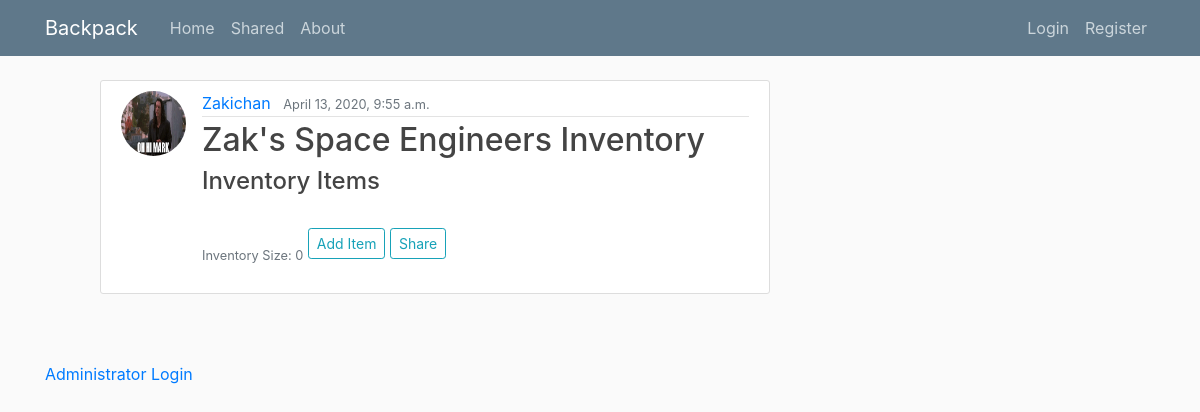
/inv/12/, run on an earlier commit of the app's database.
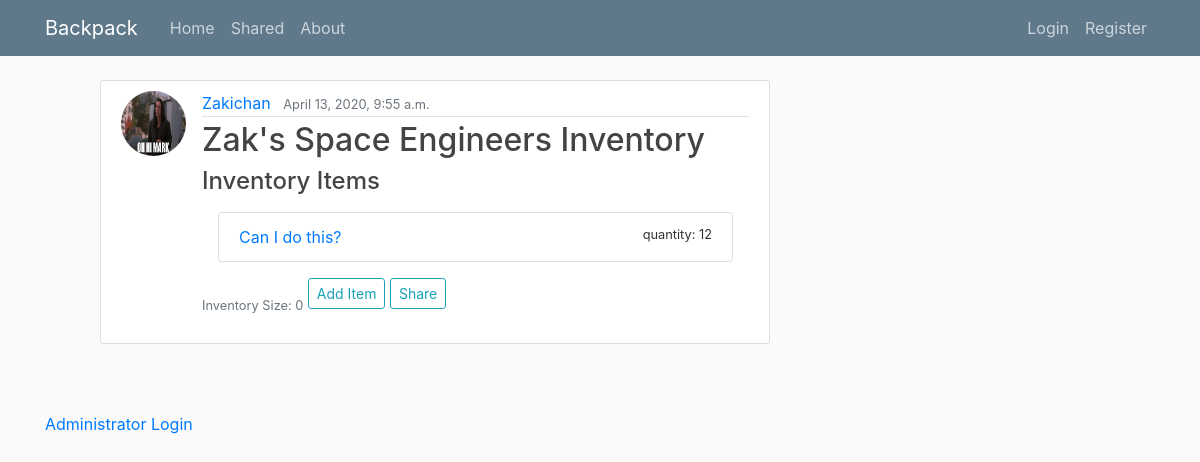
And on a later commit of the database.
### inv_manage/models.py (models this page shows, shortened)
class Item(models.Model):
    name = models.CharField(max_length=100)
    description = models.TextField()
    quantity = models.IntegerField(default=0)
    picture = models.ImageField(default='default.jpg', upload_to='item_pics')
    inventory = models.ForeignKey(Inventory, on_delete=models.CASCADE)
    price = models.FloatField(default=0, blank=True)
    storage_location = models.CharField(max_length=100, default='', blank=True)
    status = models.CharField(max_length=100, default='', blank=True)
    internal_id = models.CharField(max_length=100, default='', blank=True)

### inv_manage/views.py (the view)
# urls.py: path('inv/<int:pk>/', InvDetailView.as_view(), name='inv_manage-detail'),
class InvDetailView(DetailView):
    model = Inventory
    template_name = 'inv_manage/inv_detail.html'
    context_object_name = 'inv'
    def get_context_data(self, **kwargs):
        context = super().get_context_data(**kwargs)
        inv = get_object_or_404(Inventory, pk=self.kwargs.get('pk'))
        context['item_list'] = Item.objects.filter(inventory = inv)
        print(self.kwargs)
        return context

### inv_manage/templates/inv_manage/inv_detail.html (shortened to what this page needs)
{% extends 'inv_manage/layout.html' %} {% block content %}
<ul class="collection">
  <article class="media content-section">
    <img
      class="rounded-circle article-img"
      src="{{ inv.author.profile.image.url }}"
    />
    <div class="media-body">
      <div class="article-metadata">
        <a
          class="mr-2"
          href="{% url 'inv_manage-user_invs' inv.author.username %}"
          >{{ inv.author }}</a
        >
        <small class="text-muted">{{ inv.date_created }}</small>
      </div>
      <h2 class="article-title">{{ inv.name }}</h2>
      <h4 class="article-title">Inventory Items</h4>
      <ul class="list-group m-3">
        {% for item in item_list %}
        <li class="list-group-item">
          <a href="{% url 'inv_manage-item-detail' item.pk %}"
            >{{ item.name }}</a
          >
          <small class="float-right">quantity: {{ item.quantity }}</small>
        </li>
        {% endfor %}
      </ul>
      <small class="text-muted">Inventory Size: {{ inv.inv_size }}</small>
      <a
        class="btn btn-sm btn-outline-info mb-4"
        href="{% url 'inv_manage-create-item' inv.id %}"
        >Add Item</a
      >
      <a class="btn btn-sm btn-outline-info mb-4" href="#">Share</a>
    </div>
  </article>
</ul>
{% endblock %}

What changed in the data, as far as the page shows it:
added Item: name "Can I do this?", quantity "12"
